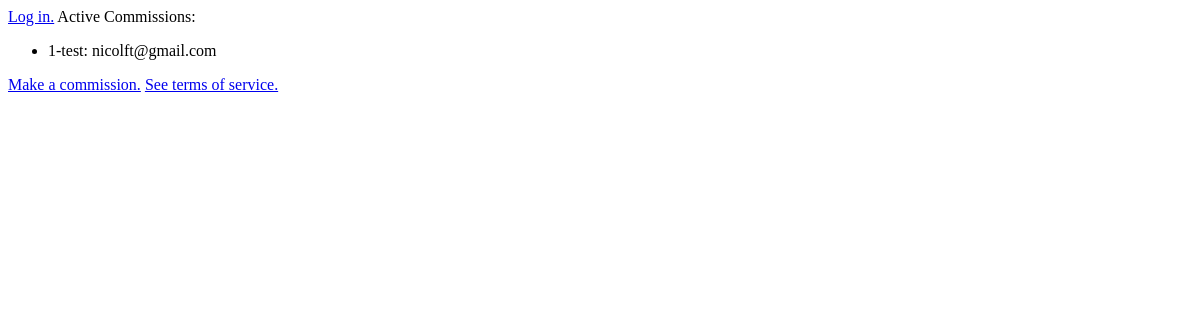
Before: / with the older database file.
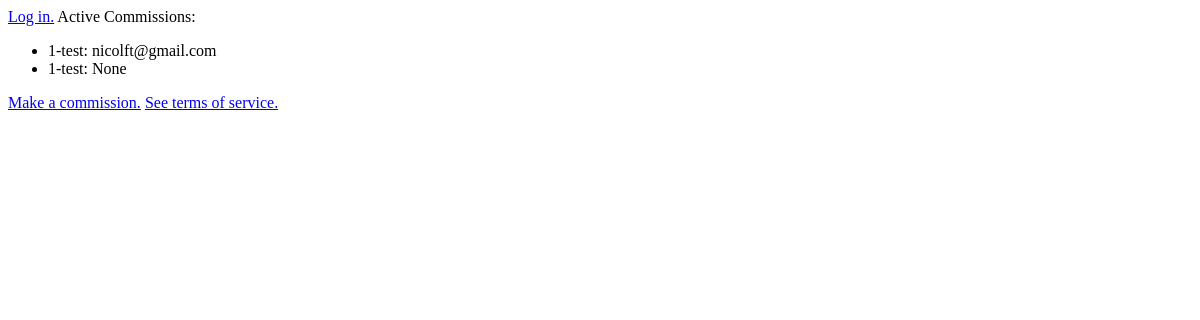
After: the same page with the newer database file.
### commissions/models.py (models this page shows, shortened)
class CommReq(models.Model):
    commType = models.ForeignKey(CommType, on_delete=models.SET_NULL, null=True)
    date_init = models.DateTimeField(auto_now=True)
    date_mod = models.DateTimeField('last modified')
    date_accepted = models.DateTimeField(null=True)
    user = models.EmailField(max_length=254,null=True) #TODO, remove null and make implementation
    user_id = models.PositiveSmallIntegerField(null=True) #TODO, remove null and make implementation
    complete = models.BooleanField(default=False)
    contact = models.CharField(max_length=200, null=True)
    file = models.FileField(upload_to='user/uploads/', null=True) #TODO
    charnotes = models.CharField(max_length=2000, null=True)
    comments = models.CharField(max_length=2000, null=True)

class CommType(models.Model):
    name = models.CharField(max_length=80)
    description = models.CharField(max_length=220)
    price = models.PositiveIntegerField()
    active = models.BooleanField(default=False)
    def __str__(self):
        return str(self.id) + '-' + self.name

### commissions/views.py (the view)
# urls.py: path('', views.index, name='index'),
def index(request):
    active_comms_list = (
        CommReq.objects
        .filter(complete=False) #Still in-progress
        .filter(date_accepted__isnull=False) #Accepted
        .order_by('date_accepted'))
    context = {'active_comms_list': active_comms_list,}
    return render(request, 'commissions/index.html', context)

### commissions/templates/commissions/index.html
<a href="{% url 'commissions:account' %}">Log in.</a>
{% if active_comms_list %}
Active Commissions:
<ul>
    {% for commreq in active_comms_list %}
    <li>{{ commreq.commType }}: {{ commreq.user }}</li>
    {% endfor %}
</ul>
{% endif %}
<a href="{% url 'commissions:commission' %}">Make a commission.</a>
<a href="{% url 'commissions:tos' %}">See terms of service.</a>

Changed rows visible on the page:
now on this page (row edited): CommReq: commType "1-test", user "None"
